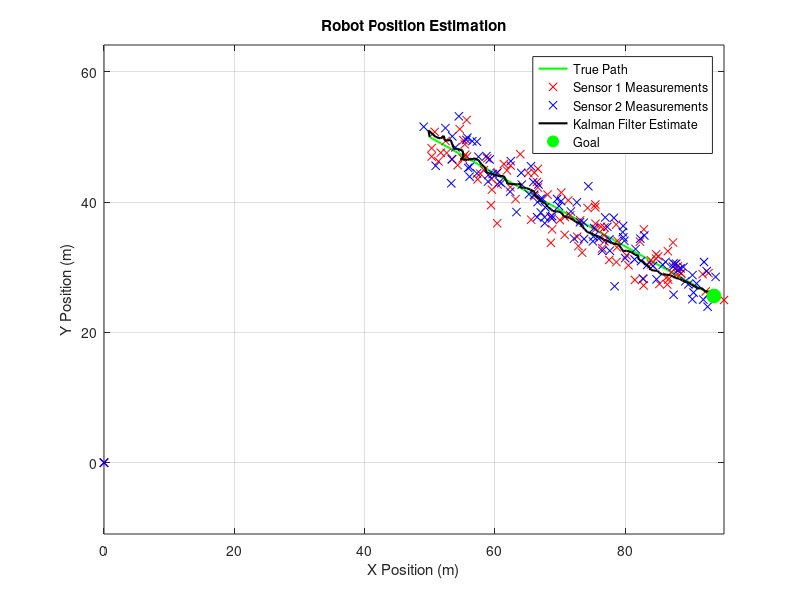
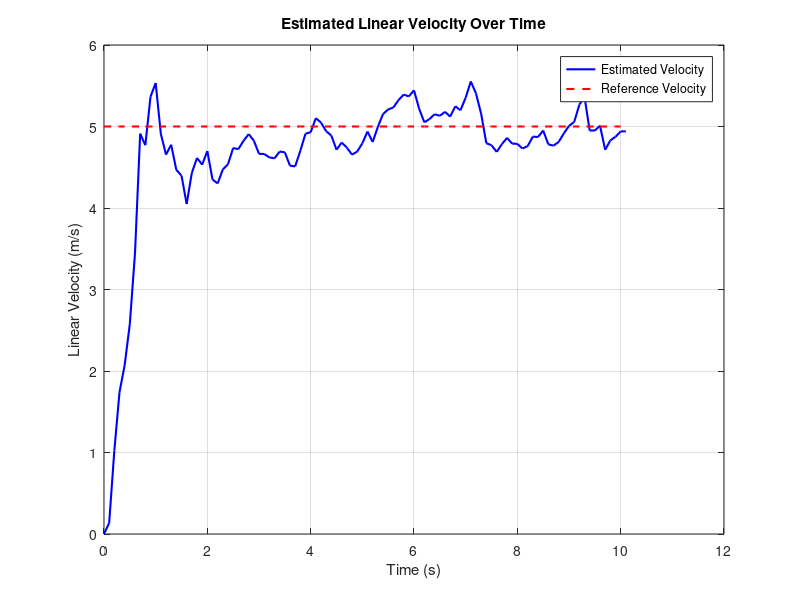
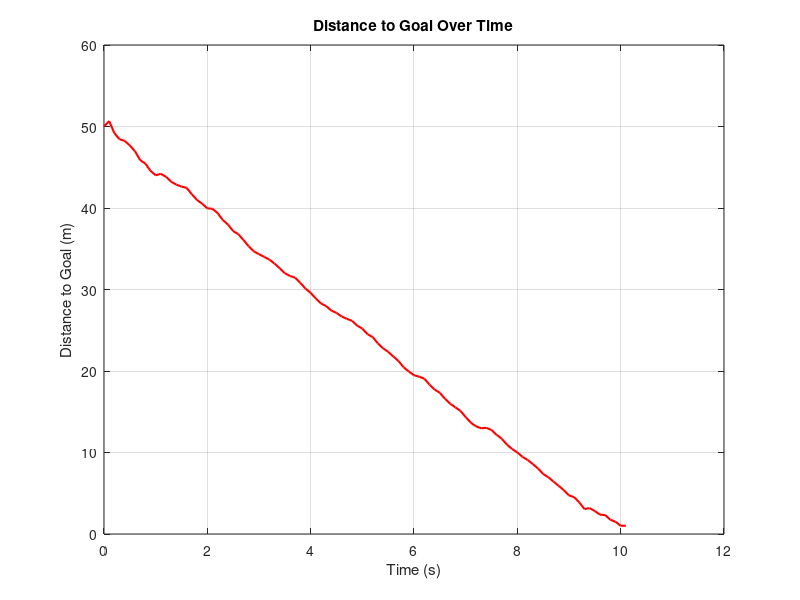
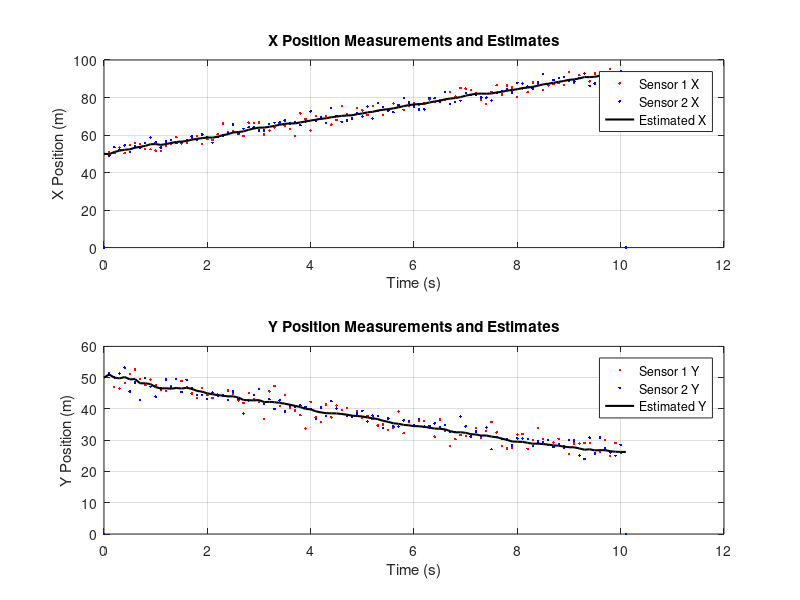

These charts were generated, in order, by the following MATLAB code:
% Programmed By Sravanth Chowdary Potluri und5uv

clear; clc; close all;

workspace_size = 100;
dt = 0.1;
t_max = 50;
time = 0:dt:t_max;
N = length(time);

x_initial = 50;
y_initial = 50;
theta_initial = rand() * 2 * pi;
goal_distance = 50;

goal_x = x_initial + goal_distance * cos(theta_initial);
goal_y = y_initial + goal_distance * sin(theta_initial);

goal_x = max(0, min(goal_x, workspace_size));
goal_y = max(0, min(goal_y, workspace_size));

v_const = 5;

x_true = zeros(1, N);
y_true = zeros(1, N);
vx_true = zeros(1, N);
vy_true = zeros(1, N);

x_true(1) = x_initial;
y_true(1) = y_initial;

direction = atan2(goal_y - y_initial, goal_x - x_initial);
vx_true(1) = v_const * cos(direction);
vy_true(1) = v_const * sin(direction);

R1 = diag([6, 6]);
R2 = diag([4, 4]);

z1 = zeros(2, N);
z2 = zeros(2, N);

x_est = zeros(4, N);
P_est = zeros(4, 4, N);

x_est(:,1) = [x_initial; y_initial; 0; 0];
P_est(:,:,1) = eye(4) * 10;

A = [1, 0, dt,  0;
     0, 1,  0, dt;
     0, 0,  1,  0;
     0, 0,  0,  1];

B = [0,  0;
     0,  0;
     dt, 0;
     0, dt];

Q = diag([0.01, 0.01, 0.01, 0.01]);

H = [1, 0, 0, 0;
     0, 1, 0, 0];

u = zeros(2, N);

for k = 2:N
    distance_to_goal = sqrt((goal_x - x_true(k-1))^2 + (goal_y - y_true(k-1))^2);
    
    if distance_to_goal < 0.1
        vx_true(k-1) = 0;
        vy_true(k-1) = 0;
        x_true(k:end) = x_true(k-1);
        y_true(k:end) = y_true(k-1);
        x_est(:,k:end) = repmat(x_est(:,k-1), 1, N - k + 1);
        break;
    end
    
    theta_desired = atan2(goal_y - y_true(k-1), goal_x - x_true(k-1));
    vx_true(k) = v_const * cos(theta_desired);
    vy_true(k) = v_const * sin(theta_desired);
    x_true(k) = x_true(k-1) + vx_true(k) * dt;
    y_true(k) = y_true(k-1) + vy_true(k) * dt;
    
    u(:,k) = ([vx_true(k); vy_true(k)] - [vx_true(k-1); vy_true(k-1)]) / dt;

    u_noisy = u(:,k) + randn(2,1);
    
    z1(:,k) = H * [x_true(k); y_true(k); vx_true(k); vy_true(k)] + sqrt(R1) * randn(2,1);
    z2(:,k) = H * [x_true(k); y_true(k); vx_true(k); vy_true(k)] + sqrt(R2) * randn(2,1);
    
    x_pred = A * x_est(:,k-1) + B * u_noisy;
    P_pred = A * P_est(:,:,k-1) * A' + Q;
    
    z = [z1(:,k); z2(:,k)];
    H_combined = [H; H];
    R_combined = blkdiag(R1, R2);
    
    S = H_combined * P_pred * H_combined' + R_combined;
    K = P_pred * H_combined' / S;
    
    y_meas = z - H_combined * x_pred;
    x_est(:,k) = x_pred + K * y_meas;
    P_est(:,:,k) = (eye(4) - K * H_combined) * P_pred;
end

time = time(1:k);
x_true = x_true(1:k);
y_true = y_true(1:k);
vx_true = vx_true(1:k);
vy_true = vy_true(1:k);
x_est = x_est(:,1:k);
z1 = z1(:,1:k);
z2 = z2(:,1:k);

distance_to_goal = sqrt((x_est(1,:) - goal_x).^2 + (x_est(2,:) - goal_y).^2);
linear_velocity = sqrt(x_est(3,:).^2 + x_est(4,:).^2);

figure;
plot(x_true, y_true, 'g-', 'LineWidth', 1.5); hold on;
plot(z1(1,:), z1(2,:), 'rx');
plot(z2(1,:), z2(2,:), 'bx');
plot(x_est(1,:), x_est(2,:), 'k-', 'LineWidth', 1.5);
plot(goal_x, goal_y, 'go', 'MarkerSize', 10, 'MarkerFaceColor', 'g');
legend('True Path', 'Sensor 1 Measurements', 'Sensor 2 Measurements', 'Kalman Filter Estimate', 'Goal');
xlabel('X Position (m)');
ylabel('Y Position (m)');
title('Robot Position Estimation');
grid on;
axis equal;

figure;
plot(time, linear_velocity, 'b-', 'LineWidth', 1.5); hold on;
plot(time, v_const*ones(size(time)), 'r--', 'LineWidth', 1.5);
xlabel('Time (s)');
ylabel('Linear Velocity (m/s)');
title('Estimated Linear Velocity Over Time');
legend('Estimated Velocity', 'Reference Velocity');
grid on;

figure;
plot(time, distance_to_goal, 'r-', 'LineWidth', 1.5);
xlabel('Time (s)');
ylabel('Distance to Goal (m)');
title('Distance to Goal Over Time');
grid on;

figure;
subplot(2,1,1);
plot(time, z1(1,:), 'r.', time, z2(1,:), 'b.', time, x_est(1,:), 'k-', 'LineWidth', 1.5);
legend('Sensor 1 X', 'Sensor 2 X', 'Estimated X');
xlabel('Time (s)');
ylabel('X Position (m)');
title('X Position Measurements and Estimates');
grid on;

subplot(2,1,2);
plot(time, z1(2,:), 'r.', time, z2(2,:), 'b.', time, x_est(2,:), 'k-', 'LineWidth', 1.5);
legend('Sensor 1 Y', 'Sensor 2 Y', 'Estimated Y');
xlabel('Time (s)');
ylabel('Y Position (m)');
title('Y Position Measurements and Estimates');
grid on;

figure;
subplot(2,1,1);
plot(time, vx_true, 'g-', time, x_est(3,:), 'k-', 'LineWidth', 1.5);
xlabel('Time (s)');
ylabel('Velocity in X (m/s)');
title('True and Estimated Velocity in X');
legend('True Vx', 'Estimated Vx');
grid on;

subplot(2,1,2);
plot(time, vy_true, 'g-', time, x_est(4,:), 'k-', 'LineWidth', 1.5);
xlabel('Time (s)');
ylabel('Velocity in Y (m/s)');
title('True and Estimated Velocity in Y');
legend('True Vy', 'Estimated Vy');
grid on;

figure;
axis([0 workspace_size 0 workspace_size]);
hold on; grid on; axis equal;
xlabel('X Position (m)');
ylabel('Y Position (m)');
title('Robot Moving from Start to Goal');

plot(goal_x, goal_y, 'go', 'MarkerSize', 10, 'MarkerFaceColor', 'g');

for kk = 1:5:length(time)
    cla;
    plot(goal_x, goal_y, 'go', 'MarkerSize', 10, 'MarkerFaceColor', 'g');
    plot(x_true(1:kk), y_true(1:kk), 'g-', 'LineWidth', 1.5);
    plot(z1(1,kk), z1(2,kk), 'rx', 'MarkerSize', 8);
    plot(z2(1,kk), z2(2,kk), 'bx', 'MarkerSize', 8);
    plot(x_est(1,kk), x_est(2,kk), 'ko', 'MarkerSize', 8, 'MarkerFaceColor', 'k');
    legend('Goal', 'True Path', 'Sensor 1', 'Sensor 2', 'Kalman Estimate');
    pause(0.05);
end
